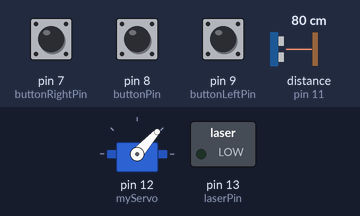
Simulated run of this sketch. Board: Arduino Uno, built with avr-gcc and run on an emulated ATmega328P. Shown: servo, switched loads named in the sketch (green lamp = pin HIGH). Wiring (inferred from the names in the program): ultrasonic range finder: trigger pin 10; echo pin 11. The inputs (shaded band) are chosen by the test bench; at power-on: distance to the obstacle (sensor on pin 11) 80 cm, pin 8 (buttonPin) HIGH, pin 7 (buttonRightPin) HIGH, pin 9 (buttonLeftPin) HIGH. The echo pulse lasts 58.3 µs per cm; pins used as bus, display or sensor lines are not drawn; what the sketch prints to the serial monitor is not drawn.

Above: at 1.2 s.
1.3 s: distance to the obstacle (sensor on pin 11) set to 2 cm
At 2.2 s:
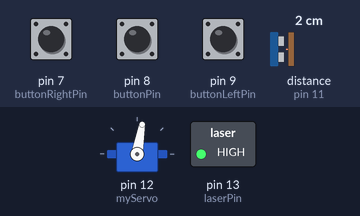
4.3 s: distance to the obstacle (sensor on pin 11) set to 8 cm
At 4.82 s:
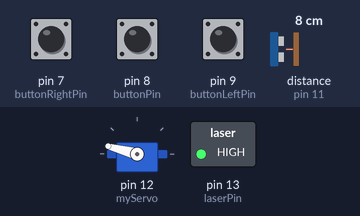
7.3 s: distance to the obstacle (sensor on pin 11) set to 12 cm
At 8.0 s:
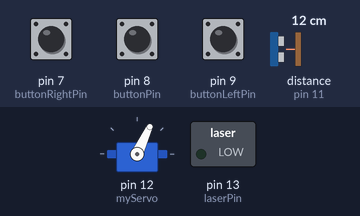
10.3 s: pin 8 (buttonPin) pulled LOW for 0.15 s
12.3 s: pin 8 (buttonPin) pulled LOW for 1 s
16.3 s: distance to the obstacle (sensor on pin 11) set to 9 cm
At 16.8 s:
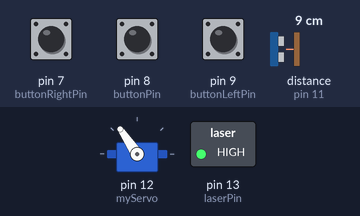
Timing chart, 0 to 23.5 s (numbered marks = the images above; inputs shaded):
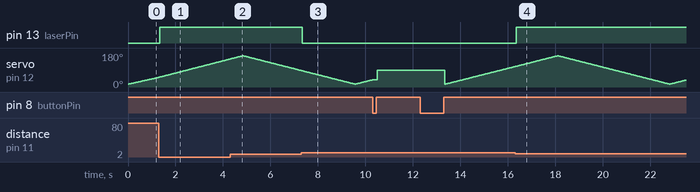

Measured:
- the behaviour switches between 10 and 11 cm on distance to the obstacle (sensor on pin 11) (found by bisection; images 2 and 3)
- after the input at 1.3 s, pin 13 (laserPin): LOW → HIGH at once
- after the input at 7.3 s, pin 13 (laserPin): HIGH → LOW after 0.05 s
- after the input at 16.3 s, pin 13 (laserPin): LOW → HIGH after 0.05 s

The sketch:

radarar.ino
```cpp
#include <Servo.h>

const int trigPin = 10;
const int echoPin = 11;
const int laserPin = 13;
const int buttonPin = 8; // Botón para detener el movimiento automático
const int buttonRightPin = 7; // Botón para mover el servo a la derecha en modo manual
const int buttonLeftPin = 9; // Botón para mover el servo a la izquierda en modo manual

long duration;
int distance;
Servo myServo;

bool isAutomatic = true; // Variable para controlar el estado automático/manual
unsigned long lastDebounceTime = 0; // Tiempo de la última pulsación del botón
unsigned long debounceDelay = 200; // Retardo para el debounce
int currentPosition = 90; // Posición inicial del servo

void setup() {
  pinMode(trigPin, OUTPUT);
  pinMode(echoPin, INPUT);
  pinMode(laserPin, OUTPUT); // Configura el pin del láser como salida
  pinMode(buttonPin, INPUT_PULLUP); // Configura el pin del botón como entrada con pull-up
  pinMode(buttonRightPin, INPUT_PULLUP); // Configura el pin del botón derecho como entrada con pull-up
  pinMode(buttonLeftPin, INPUT_PULLUP); // Configura el pin del botón izquierdo como entrada con pull-up

  Serial.begin(9600);
  myServo.attach(12);
  myServo.write(currentPosition); // Posiciona el servo en la posición inicial
}

void loop() {
  checkButton();

  if (isAutomatic) {
    automaticMovement();
  } else {
    // Detiene el movimiento del servo y permite el control manual
    stopAutomaticMovement();
    manualMovement();
  }
}

void checkButton() {
  int buttonState = digitalRead(buttonPin);
  if (buttonState == LOW) {
    unsigned long currentTime = millis();
    if (currentTime - lastDebounceTime > debounceDelay) {
      isAutomatic = !isAutomatic; // Cambia entre automático y manual
      lastDebounceTime = currentTime;
    }
    // Espera a que el botón se suelte
    while (digitalRead(buttonPin) == LOW);
    delay(50); // Pequeño retardo para asegurar que el botón se haya soltado
  }
}

void automaticMovement() {
  for (int i = 15; i <= 165; i++) {
    if (!isAutomatic) return; // Si el modo cambia a manual, salir del bucle
    moveServo(i);
    delay(30);
    controlLaser();
    checkButton(); // Verifica el estado del botón dentro del bucle
  }

  for (int i = 165; i > 15; i--) {
    if (!isAutomatic) return; // Si el modo cambia a manual, salir del bucle
    moveServo(i);
    delay(30);
    controlLaser();
    checkButton(); // Verifica el estado del botón dentro del bucle
  }
}

void stopAutomaticMovement() {
  moveServo(currentPosition); // Mantiene el servo en la posición actual
  digitalWrite(laserPin, LOW); // Apaga el láser
}

void manualMovement() {
  if (digitalRead(buttonRightPin) == LOW) {
    if (currentPosition < 165) {
      currentPosition++;
      moveServo(currentPosition);
      delay(10); // Debounce delay
    }
  }
  if (digitalRead(buttonLeftPin) == LOW) {
    if (currentPosition > 15) {
      currentPosition--;
      moveServo(currentPosition);
      delay(10); // Debounce delay
    }
  }
  controlLaser();
}

void moveServo(int position) {
  myServo.write(position);
  distance = calculateDistance();
  Serial.print(position);
  Serial.print(",");
  Serial.print(distance);
  Serial.print(".");
}

void controlLaser() {
  if (distance < 10) {
    digitalWrite(laserPin, HIGH); // Enciende el láser si la distancia es menor a 10
  } else {
    digitalWrite(laserPin, LOW); // Apaga el láser si la distancia no es menor a 10
  }
}


int calculateDistance() {
  digitalWrite(trigPin, LOW);
  delayMicroseconds(2);
  digitalWrite(trigPin, HIGH);
  delayMicroseconds(10);
  digitalWrite(trigPin, LOW);
  duration = pulseIn(echoPin, HIGH);
  distance = duration * 0.034 / 2;
  return distance;
}
```
